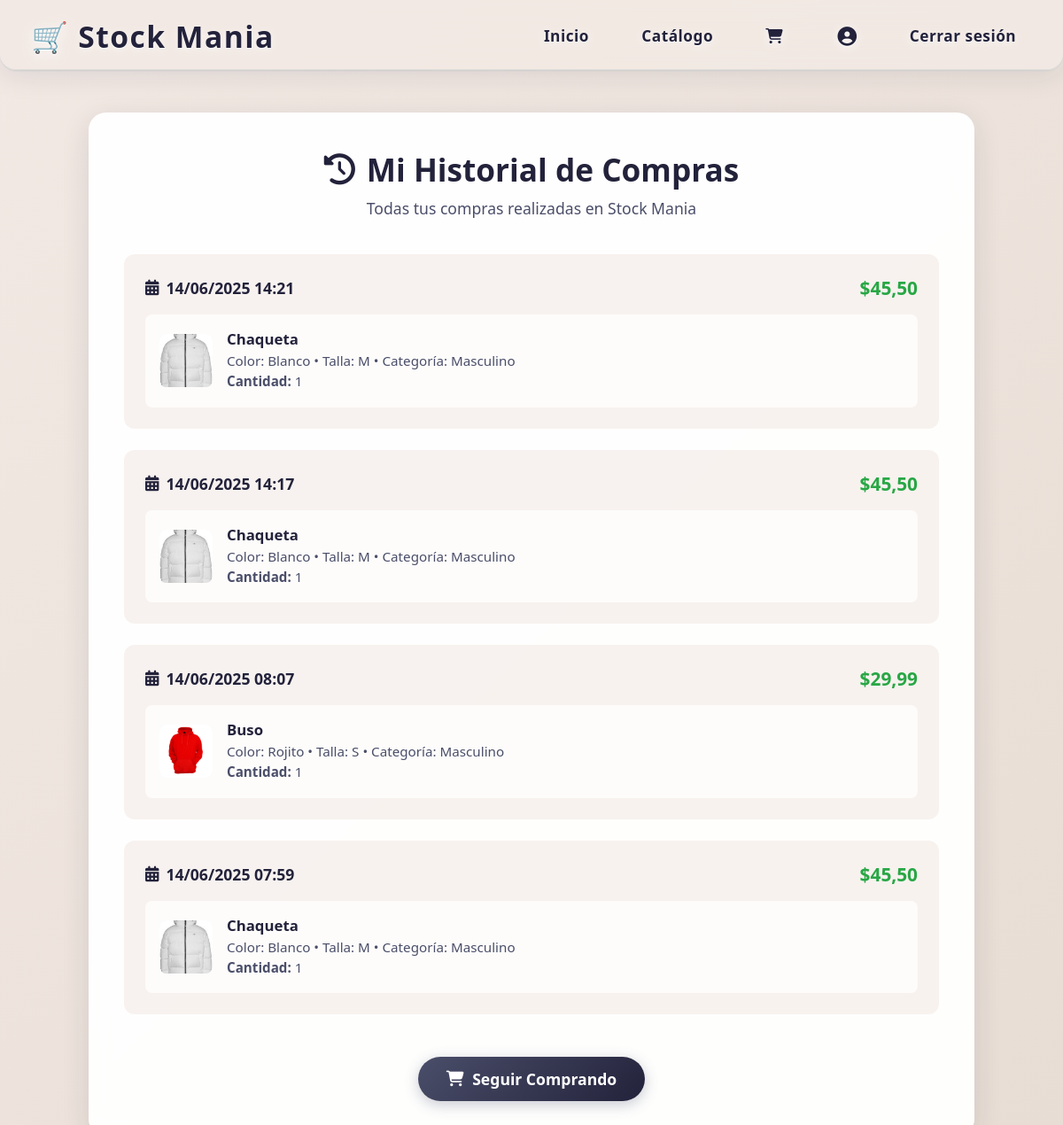
/historial/ (signed in), run on an earlier commit of the app's database.
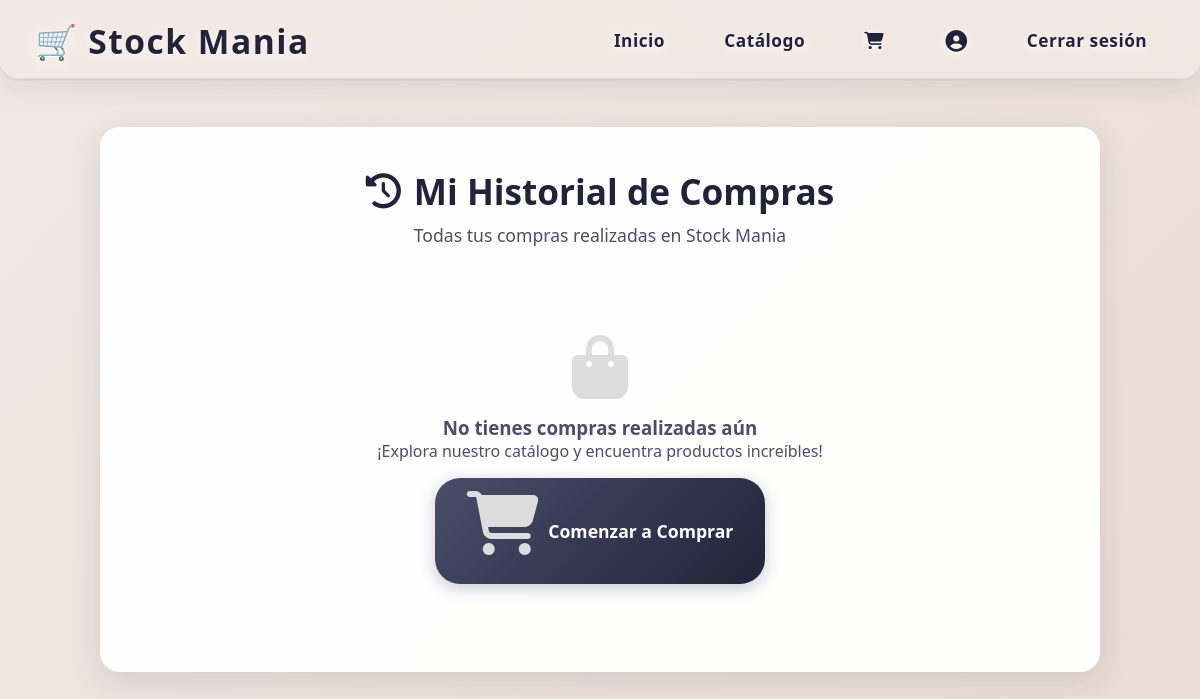
And on a later commit of the database.
### applications/historial/models.py (models this page shows, shortened)
class Historial(models.Model):
    usuario = models.ForeignKey(settings.AUTH_USER_MODEL, on_delete=models.CASCADE)
    prenda = models.ForeignKey(Prenda, on_delete=models.CASCADE)
    fecha_compra = models.DateTimeField(auto_now_add=True)
    cantidad = models.PositiveIntegerField()
    total_pago = models.DecimalField(max_digits=10, decimal_places=2)

### applications/prendas/models.py (models this page shows, shortened)
class Prenda(models.Model):
    nombre_prenda = models.CharField(max_length=100)
    color_prenda = models.CharField(max_length=50)
    talla_prenda = models.CharField(max_length=10)
    categoria_prenda = models.CharField(max_length=50)
    precio = models.DecimalField(max_digits=10, decimal_places=2, default=0.00)
    stock = models.PositiveIntegerField(default=0)  # Inventario disponible
    imagen = models.ImageField(upload_to='prendas/', blank=True, null=True)

### applications/historial/views.py (the view)
# urls.py: path('', historial_usuario, name='mi_historial'),
@login_required
def historial_usuario(request):
    historial = Historial.objects.filter(usuario=request.user).order_by('-fecha_compra')
    context = {
        'historial': historial,
        'es_usuario': True
    }
    return render(request, 'historial/historial_usuario.html', context)

### applications/prendas/models.py (called while the page is built)
    def total_items(self):
        return sum(item.cantidad for item in self.items.all())

### templates/historial/historial_usuario.html (shortened to what this page needs)
<!DOCTYPE html>
<html lang="es">
<head>
  <link rel="stylesheet" href="https://cdnjs.cloudflare.com/ajax/libs/font-awesome/6.4.0/css/all.min.css"
 />
  <link rel="stylesheet" href="/static/css/principal.css">
</head>
<body>
  {% include "usuarios/header.html" %}
  <div class="historial-container">
    <div class="historial-header">
      <h1 class="historial-titulo">
        <i class="fa-solid fa-clock-rotate-left"></i>
        Mi Historial de Compras
      </h1>
      <p class="historial-subtitulo">Todas tus compras realizadas en Stock Mania</p>
    </div>
    {% if historial %}
    {% for compra in historial %}
    <div class="compra-item">
      <div class="compra-header">
        <div class="compra-fecha">
          <i class="fa-solid fa-calendar-days"></i>
          {{ compra.fecha_compra|date:"d/m/Y H:i" }}
        </div>
        <div class="compra-total">
          ${{ compra.total_pago }}
        </div>
      </div>
      <div class="producto-comprado">
        {% if compra.prenda.imagen %}
        <img src="{{ compra.prenda.imagen.url }}" alt="{{ compra.prenda.nombre_prenda }}" class="producto-imagen">
        {% else %}
        <div class="producto-imagen"
          style="display: flex; align-items: center; justify-content: center; background: #f5f5f5;">
          <i class="fa-solid fa-shirt" style="color: #ccc;"></i>
        </div>
        {% endif %}
        <div class="producto-info">
          <div class="producto-nombre">{{ compra.prenda.nombre_prenda }}</div>
          <div class="producto-detalles">
            Color: {{ compra.prenda.color_prenda }} •
            Talla: {{ compra.prenda.talla_prenda }} •
            Categoría: {{ compra.prenda.categoria_prenda }}
          </div>
          <div class="producto-detalles">
            <strong>Cantidad:</strong> {{ compra.cantidad }}
          </div>
        </div>
      </div>
    </div>
    {% endfor %}
    {% else %}
    <div class="sin-historial">
      <i class="fa-solid fa-shopping-bag"></i>
      <h3>No tienes compras realizadas aún</h3>
      <p>¡Explora nuestro catálogo y encuentra productos increíbles!</p>
      <a href="{% url 'prendas:listar_como_usuario' %}" class="btn-seguir-comprando">
        <i class="fa-solid fa-shopping-cart"></i>
        Comenzar a Comprar
      </a>
    </div>
    {% endif %}
    {% if historial %}
    <div style="text-align: center; margin-top: 2rem;">
      <a href="{% url 'prendas:listar_como_usuario' %}" class="btn-seguir-comprando">
        <i class="fa-solid fa-shopping-cart"></i>
        Seguir Comprando
      </a>
    </div>
    {% endif %}
  </div>
</body>
</html>

What changed in the data, as far as the page shows it:
removed Historial: fecha_compra "14/06/2025 14:21", total_pago "45,50", prenda.imagen (picture), prenda.nombre_prenda "Chaqueta", prenda.color_prenda "Blanco", prenda.talla_prenda "M", prenda.categoria_prenda "Masculino", cantidad "1"
removed Historial: fecha_compra "14/06/2025 14:17", total_pago "45,50", prenda.imagen (picture), prenda.nombre_prenda "Chaqueta", prenda.color_prenda "Blanco", prenda.talla_prenda "M", prenda.categoria_prenda "Masculino", cantidad "1"
removed Historial: fecha_compra "14/06/2025 08:07", total_pago "29,99", prenda.imagen (picture), prenda.nombre_prenda "Buso", prenda.color_prenda "Rojito", prenda.talla_prenda "S", prenda.categoria_prenda "Masculino", cantidad "1"
removed Historial: fecha_compra "14/06/2025 07:59", total_pago "45,50", prenda.imagen (picture), prenda.nombre_prenda "Chaqueta", prenda.color_prenda "Blanco", prenda.talla_prenda "M", prenda.categoria_prenda "Masculino", cantidad "1"
Also different on the page:
text no longer shown: "Seguir Comprando"
text now shown: "No tienes compras realizadas aún ¡Explora nuestro catálogo y encuentra productos increíbles! Comenzar a Comprar"
